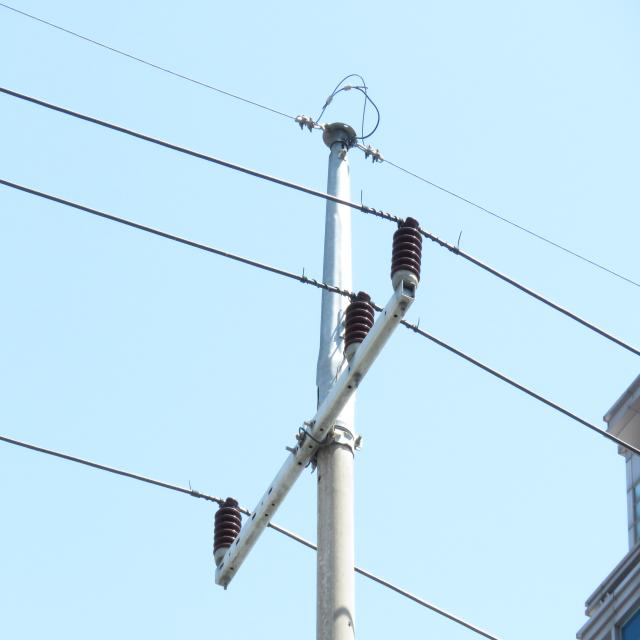
#> input picture YOLOv11/test.jpg, 640 x 640 px, found by its file name
$ jupyter execute img.ipynb
#> lines starting #> are read from the running program, lines starting #| are printed output that depends on the picture
[cell 1]
import cv2
import numpy as np
from PIL import Image, ImageEnhance

def transform_image(image_path, flip_horizontal=False, shear_x=0, shear_y=0, saturation_change=0):
    """
    이미지를 변환하는 함수

    Parameters:
    image_path (str): 이미지 파일 경로
    flip_horizontal (bool): 수평 반전 여부
    shear_x (float): 수평 기울기 각도 (-10 ~ 10)
    shear_y (float): 수직 기울기 각도 (-10 ~ 10)
    saturation_change (float): 채도 변화량 (-25 ~ 25)

    Returns:
    PIL.Image: 변환된 이미지
    """
#> called with flip_horizontal = True, shear_x = 5, shear_y = -5, saturation_change = 15
    # 이미지 로드
    img = cv2.imread(image_path)
#> img is the input picture: shape (640, 640, 3); mean B, G, R 244, 226.9, 194.8

    # BGR을 RGB로 변환
    img = cv2.cvtColor(img, cv2.COLOR_BGR2RGB)

    # 1. 수평 반전
    if flip_horizontal:
        img = cv2.flip(img, 1)
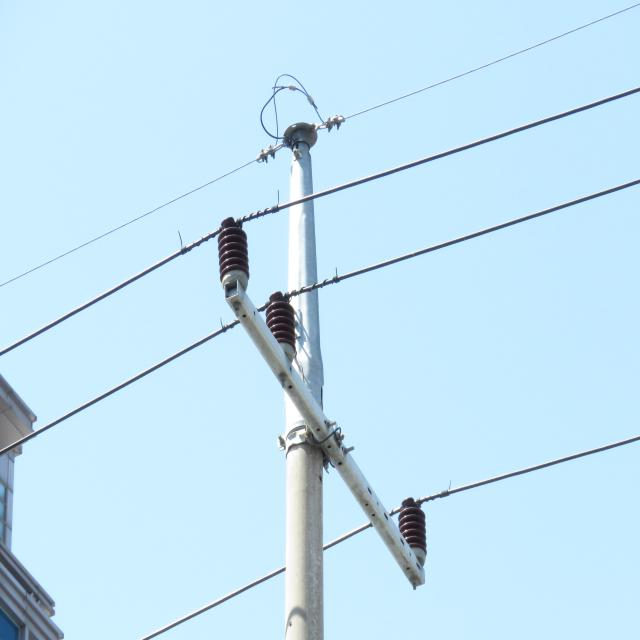
#> img: shape (640, 640, 3); mean R, G, B 194.8, 226.9, 244

    # 2. 기울이기 변환 (Shear transformation)
    rows, cols = img.shape[:2]
#> rows = 640; cols = 640

    # 기울기 각도를 라디안으로 변환
    shear_x_rad = np.deg2rad(shear_x)
    shear_y_rad = np.deg2rad(shear_y)

    # 변환 행렬 생성
    shear_matrix = np.float32([
        [1, np.tan(shear_x_rad), 0],
        [np.tan(shear_y_rad), 1, 0]
    ])

    # 이미지 중심점 계산
    center_x, center_y = cols/2, rows/2
#> center_x = 320; center_y = 320

    # 변환 행렬 조정
    shear_matrix[0, 2] = -center_x * np.tan(shear_x_rad)
    shear_matrix[1, 2] = -center_y * np.tan(shear_y_rad)

    # 기울이기 변환 적용
    img = cv2.warpAffine(img, shear_matrix, (cols, rows))
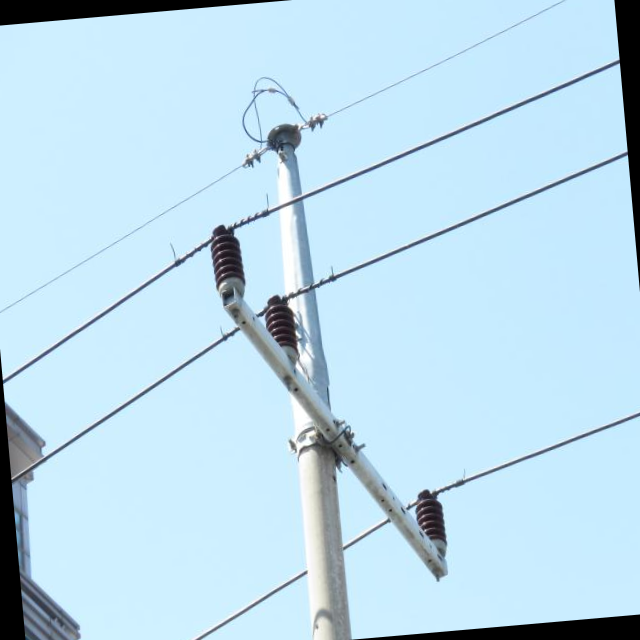
#> img: shape (640, 640, 3); mean R, G, B 187.9, 218.7, 235.2

    # 3. 채도 조절
    # OpenCV 이미지를 PIL 이미지로 변환
    pil_img = Image.fromarray(img)

    # 채도 조절
    saturation_factor = 1 + (saturation_change / 100)
    enhancer = ImageEnhance.Color(pil_img)
    pil_img = enhancer.enhance(saturation_factor)

    return pil_img

def save_transformed_image(input_path, output_path, flip_horizontal=False, shear_x=0, shear_y=0, saturation_change=0):
    """
    변환된 이미지를 저장하는 함수

    Parameters:
    input_path (str): 입력 이미지 경로
    output_path (str): 출력 이미지 경로
    """
    transformed_img = transform_image(
        input_path,
        flip_horizontal,
        shear_x,
        shear_y,
        saturation_change
    )
    transformed_img.save(output_path)

# 사용 예시
if __name__ == "__main__":
    # 이미지 파일 경로 설정
    input_image_path = "C:/Users\\/AI-LHJ/Desktop/YOLOv11/test.jpg"  # 여기에 실제 이미지 경로를 입력하세요
    output_image_path = "transformed_image.jpg"

    # 이미지 변환 및 저장
    save_transformed_image(
        input_image_path,
        output_image_path,
        flip_horizontal=True,  # 수평 반전 적용
        shear_x=5,            # 수평 기울기 5도
        shear_y=-5,           # 수직 기울기 -5도
        saturation_change=15  # 채도 15% 증가
    )

[cell 2]
import cv2
import numpy as np
from PIL import Image, ImageEnhance
import os

def transform_image(image_path, flip_horizontal=False, shear_x=0, shear_y=0, saturation_change=0):
    """이미지 변환 함수"""
#> called with flip_horizontal = True, shear_x = 0, shear_y = 0, saturation_change = 0
    if not os.path.exists(image_path):
        raise FileNotFoundError(f"이미지 파일을 찾을 수 없습니다: {image_path}")

    img = cv2.imread(image_path)
    if img is None:
        raise ValueError(f"이미지를 불러올 수 없습니다: {image_path}")

    img = cv2.cvtColor(img, cv2.COLOR_BGR2RGB)

    # 1. 수평 반전
    if flip_horizontal:
        img = cv2.flip(img, 1)

    # 2. 기울이기 변환
    rows, cols = img.shape[:2]
#> rows = 640; cols = 640

    shear_x_rad = np.deg2rad(shear_x)
    shear_y_rad = np.deg2rad(shear_y)

    shear_matrix = np.float32([
        [1, np.tan(shear_x_rad), 0],
        [np.tan(shear_y_rad), 1, 0]
    ])

    center_x, center_y = cols/2, rows/2
#> center_x = 320; center_y = 320
    shear_matrix[0, 2] = -center_x * np.tan(shear_x_rad)
    shear_matrix[1, 2] = -center_y * np.tan(shear_y_rad)

    img = cv2.warpAffine(img, shear_matrix, (cols, rows))

    # 3. 채도 조절
    pil_img = Image.fromarray(img)
    saturation_factor = 1 + (saturation_change / 100)
    enhancer = ImageEnhance.Color(pil_img)
    pil_img = enhancer.enhance(saturation_factor)

    return pil_img

def create_all_transformations(input_path, output_dir):
    """
    모든 변환을 적용하고 개별 이미지로 저장하는 함수
    """
    # 출력 디렉토리 생성
    os.makedirs(output_dir, exist_ok=True)

    try:
        # 원본 이미지 저장
        original_img = Image.open(input_path)
        original_img.save(os.path.join(output_dir, "0_original.jpg"))
        print("원본 이미지 저장 완료")

        # 1. 수평 반전
        flipped = transform_image(input_path, flip_horizontal=True)
        flipped.save(os.path.join(output_dir, "1_flipped.jpg"))
        print("수평 반전 이미지 저장 완료")

        # 2. 수평 기울기 (Shear X)
        shear_x_minus = transform_image(input_path, shear_x=-10)
#> call 2 of transform_image, with flip_horizontal = False, shear_x = -10, shear_y = 0, saturation_change = 0
#> in transform_image (call 2), `img = cv2.warpAffine(img, shear_matrix, (cols, rows))`:
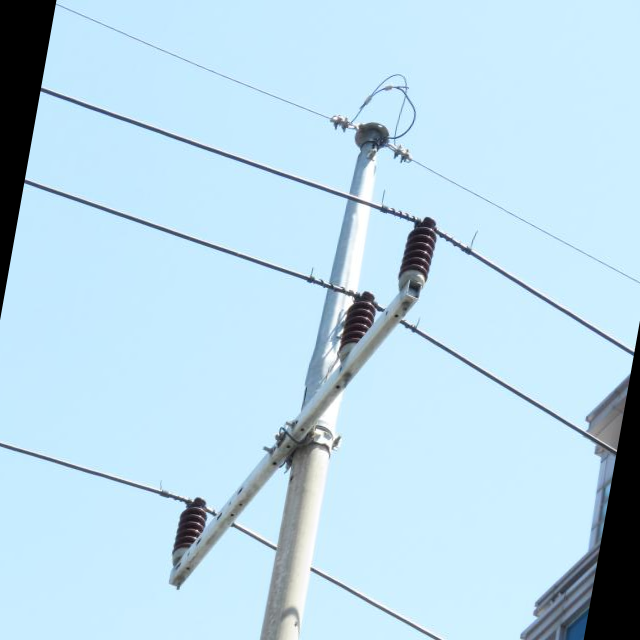
#> img: shape (640, 640, 3); mean R, G, B 185.9, 216.4, 232.8
        shear_x_minus.save(os.path.join(output_dir, "2_shear_x_minus10.jpg"))

        shear_x_plus = transform_image(input_path, shear_x=10)
#> call 3 of transform_image, with flip_horizontal = False, shear_x = 10, shear_y = 0, saturation_change = 0
#> in transform_image (call 3), `img = cv2.warpAffine(img, shear_matrix, (cols, rows))`:
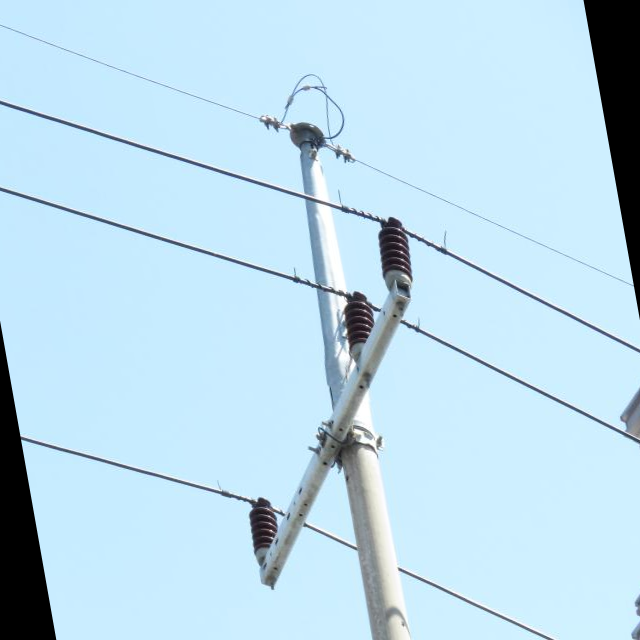
#> img: shape (640, 640, 3); mean R, G, B 187.7, 218.5, 234.7
        shear_x_plus.save(os.path.join(output_dir, "3_shear_x_plus10.jpg"))
        print("수평 기울기 이미지 저장 완료")

        # 3. 수직 기울기 (Shear Y)
        shear_y_minus = transform_image(input_path, shear_y=-10)
#> call 4 of transform_image, with flip_horizontal = False, shear_x = 0, shear_y = -10, saturation_change = 0
#> in transform_image (call 4), `img = cv2.warpAffine(img, shear_matrix, (cols, rows))`:
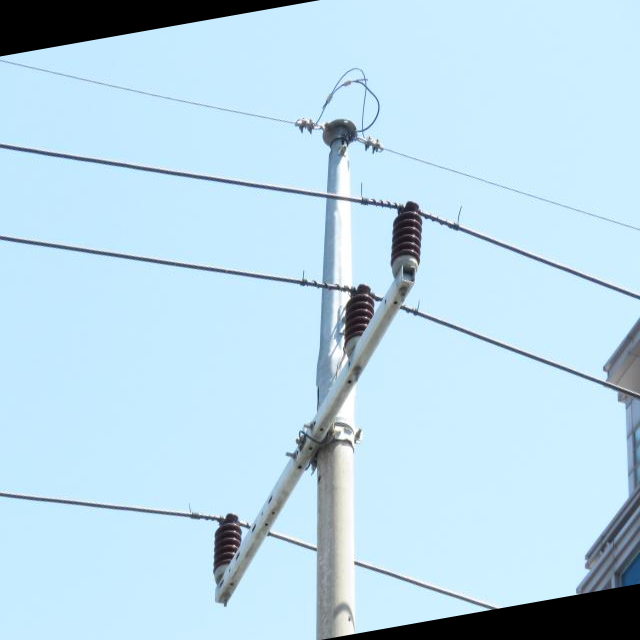
#> img: shape (640, 640, 3); mean R, G, B 185.9, 216.4, 232.7
        shear_y_minus.save(os.path.join(output_dir, "4_shear_y_minus10.jpg"))

        shear_y_plus = transform_image(input_path, shear_y=10)
#> in transform_image (call 5), `img = cv2.warpAffine(img, shear_matrix, (cols, rows))`:
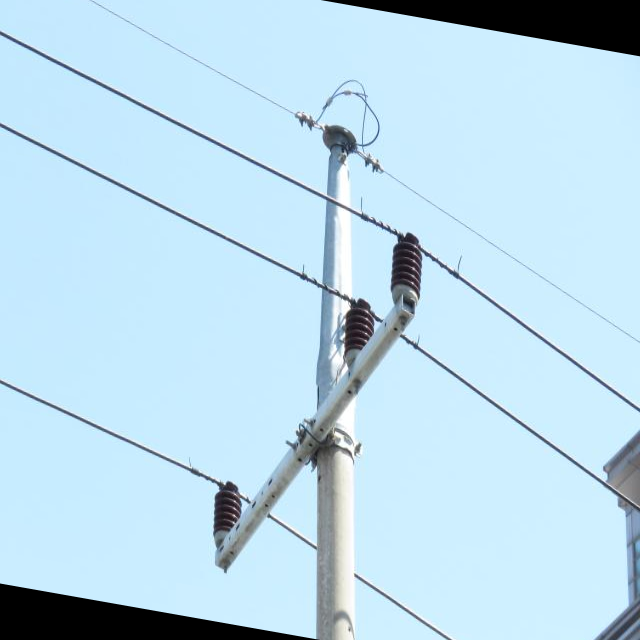
#> img: shape (640, 640, 3); mean R, G, B 186.8, 217.4, 233.8
        shear_y_plus.save(os.path.join(output_dir, "5_shear_y_plus10.jpg"))
        print("수직 기울기 이미지 저장 완료")

        # 4. 채도 변경
        saturation_minus = transform_image(input_path, saturation_change=-25)
        saturation_minus.save(os.path.join(output_dir, "6_saturation_minus25.jpg"))

        saturation_plus = transform_image(input_path, saturation_change=25)
        saturation_plus.save(os.path.join(output_dir, "7_saturation_plus25.jpg"))
        print("채도 변경 이미지 저장 완료")

        print("\n모든 변환 이미지가 성공적으로 저장되었습니다.")
        print(f"저장된 디렉토리: {output_dir}")

        # 생성된 파일 목록 출력
        print("\n생성된 파일 목록:")
        for filename in sorted(os.listdir(output_dir)):
            print(f"- {filename}")

    except Exception as e:
        print(f"에러 발생: {str(e)}")

# 사용 예시
if __name__ == "__main__":
    # 이미지 경로 설정
    input_image_path = "C:/Users\\/AI-LHJ/Desktop/YOLOv11/test.jpg" # 입력 이미지 경로
    output_directory = "C:/Users\\/AI-LHJ/Desktop/YOLOv11/transformed_images"  # 출력 디렉토리

    # 모든 변환 실행
    create_all_transformations(input_image_path, output_directory)
